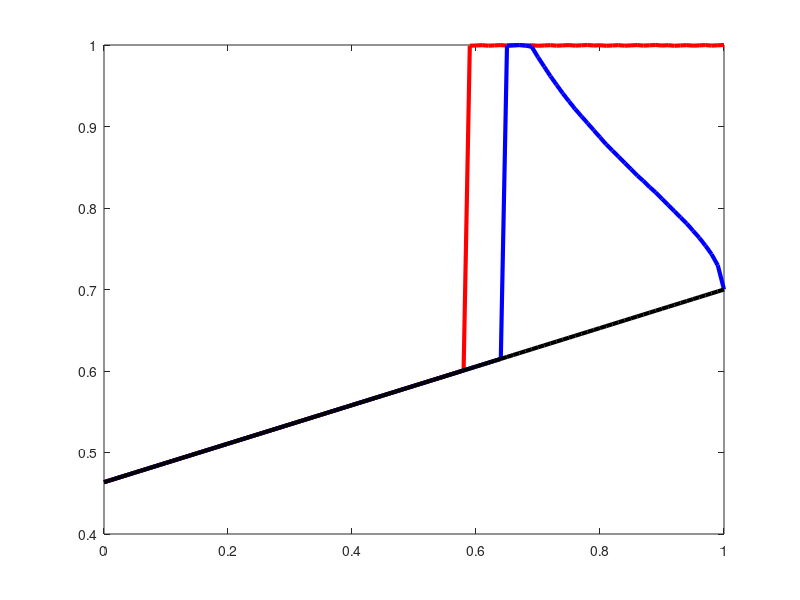

MATLAB code to generate this figure:
%第五章N情景两种模式的对比：平台和二手供应商利润
clc;
clear;

%k = 0.7; gamma=0.3;
k = 0.7; gamma=0.7;
A = 2 - gamma^2;
q1 = 1; qn = k * q1;
alphas = (0:0.01:1)';
minmu1=[];
minmu2=[];
i=1;
while i<=length(alphas)
    alpha= alphas(i);
    B = 4 - gamma^2 - alpha * gamma^2;
    mu_low=gamma*(alpha*A+1-alpha)./A;
    mu = (mu_low:0.001:1)';
    q2 = mu * q1; qs = k * q2; 

    % N-AA 无AI技术-代理模式
    % 均衡解
    PS_NAA = (A .* qs - gamma .* qn) / (2 + A);
    PN_NAA = (A .* qn - gamma .* qs) / (2 + A);
    % 需求函数
    DS_NAA = (A .* qs - gamma .* qn) / (2 + A);
    DN_NAA = (A .* qn - gamma .* qs) / (2 + A);
    %利润函数
    Pi_P_NAA= DN_NAA .* (alpha .* PN_NAA ) + DS_NAA .* (alpha .* PS_NAA);
    Pi_S_NAA= (1 - alpha) .* (DS_NAA .* PS_NAA);
    Pi_N_NAA= (1 - alpha) .* (DN_NAA .* PN_NAA);

    % N-WA 无AI技术-批发模式
    % 均衡解
    w_NWA = (A .* qs + gamma .* (alpha - 1 - alpha .* A) .* qn) / (2 .* A);
    PS_NWA = (((alpha + 1) .* A.^2 + (1 - 2 .* alpha) .* A) * qs + gamma .* (alpha - 1 - A) * qn) ./ (A .* B);
    PN_NWA = (((alpha + 2) .* A.^2 + (1 - 3 .* alpha) .* A + 2.*(alpha-1)) .* qn + gamma .* (-A) .* qs)./ (2 .* A .* B);
    % 需求函数
    DS_NWA =((A.^2).*qs+(-alpha.*(A.^2)+(alpha-1).*A).*gamma.*qn)./(2.*A.*B);
    DN_NWA =((-A).*gamma.*qs+((alpha+2).*A.^2+(-3.*alpha+1).*A+2.*alpha-2).*qn)./(2.*A.*B);
    %利润函数
    Pi_P_NWA= DN_NWA .* (alpha .* PN_NWA ) + DS_NWA.* (PS_NWA-w_NWA);
    Pi_S_NWA= w_NWA .* DS_NWA;
    Pi_N_NWA= (1 - alpha) .* (DN_NWA .* PN_NWA);

    % plot(mu,Pi_P_NAA+0*mu,'r'); hold on;
    % plot(mu,Pi_P_NWA+0*mu,'b'); hold off;
       
    plot(mu,Pi_S_NAA+0*mu,'r'); hold on;
    plot(mu,Pi_S_NWA+0*mu,'b'); hold off;
    
    dif = abs(Pi_P_NWA - Pi_P_NAA);
    indmu = find(dif == min(dif));
    muet = mu(indmu(1));
    minmu1 = [minmu1; muet];

    dif = abs(Pi_S_NWA - Pi_S_NAA);
    indmu = find(dif == min(dif));
    muet = mu(indmu(1));
    minmu2 = [minmu2; muet];

    i=i+1;
end
mu_low2=gamma*(alphas*A+1-alphas)./A;
plot(alphas,minmu1,'-r','MarkerSize',6,'LineWidth',3);hold on;
plot(alphas,minmu2,'-b','MarkerSize',6,'LineWidth',3);hold on;
plot(alphas,mu_low2,'-k','MarkerSize',6,'LineWidth',3);hold on;
hold off;

%xlabel('二手产品保值率{\it{\mu}}');
%ylabel('区块链的实施成本{\it{c_b}}');
